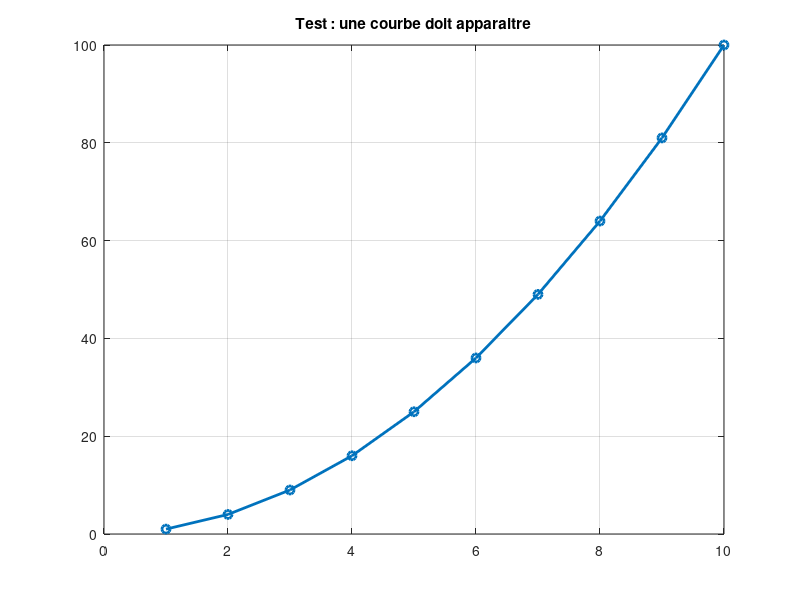
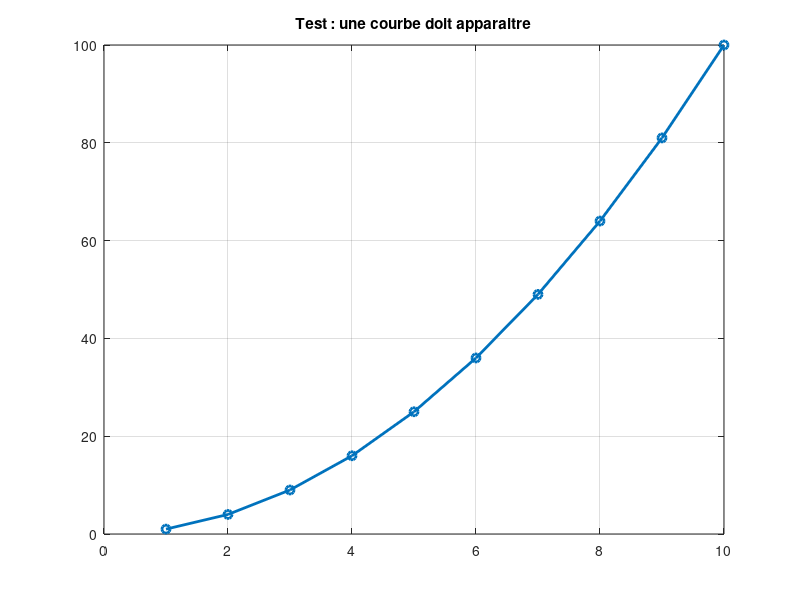
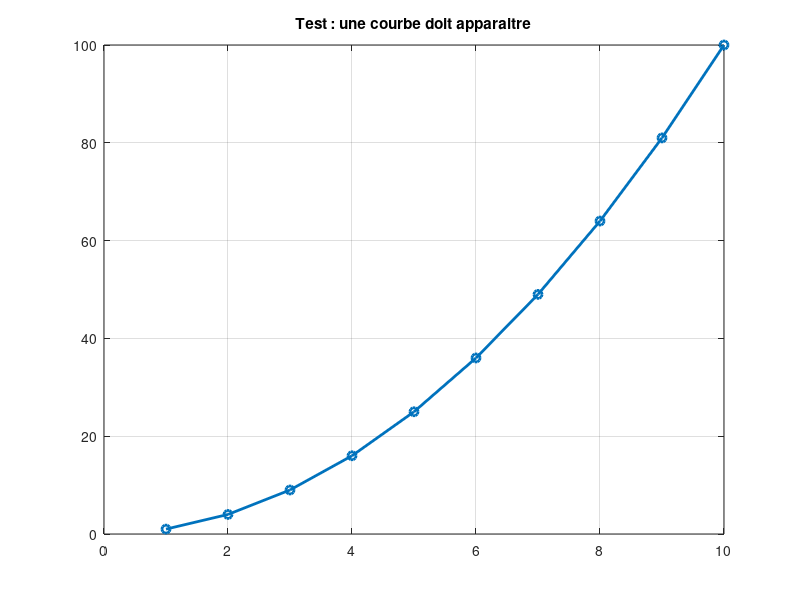

Write the MATLAB code that produced these figures, in order.
%% diagnostic_graphique.m  —  teste l'affichage et l'export des figures
%
%   diagnostic_graphique
%
% Si les figures s'affichent toutes blanches (même un simple tracé), le
% problème vient du rendu graphique de MATLAB sur ce PC (carte graphique ou
% pilote), pas des données de simulation. Ce test affiche le moteur de rendu
% utilisé et essaie trois manières d'enregistrer une figure.

function diagnostic_graphique()

    dossier = fullfile(fileparts(mfilename('fullpath')), 'captures');
    if ~exist(dossier, 'dir')
        mkdir(dossier);
    end
    fprintf('MATLAB %s\n', version);

    f = figure('Name', 'Test graphique', 'Color', 'w', 'WindowStyle', 'normal');
    plot(1:10, (1:10).^2, 'o-', 'LineWidth', 2);
    title('Test : une courbe doit apparaitre');
    grid on;
    drawnow;
    try
        info = rendererinfo(gca);
        fprintf('Rendu : %s | %s | %s\n', info.GraphicsRenderer, info.Vendor, info.RendererDevice);
    catch e
        fprintf('rendererinfo indisponible : %s\n', e.message);
    end

    essayer(@() exportgraphics(f, fullfile(dossier, 'test_1_exportgraphics.png'), 'Resolution', 150), ...
        'test_1_exportgraphics.png');
    essayer(@() print(f, fullfile(dossier, 'test_2_print.png'), '-dpng', '-r150'), 'test_2_print.png');
    essayer(@() saveas(f, fullfile(dossier, 'test_3_saveas.png')), 'test_3_saveas.png');

    fprintf(['\nRegardez : 1) la fenetre "Test graphique" montre-t-elle la courbe ?\n' ...
             '           2) lesquels des 3 fichiers test_*.png dans captures/ montrent la courbe ?\n' ...
             'Copiez-moi ces reponses et les lignes ci-dessus.\n']);
end

function essayer(action, nom)
    try
        action();
        fprintf('  [ok] %s enregistre\n', nom);
    catch e
        fprintf('  [ERREUR] %s : %s\n', nom, e.message);
    end
end
